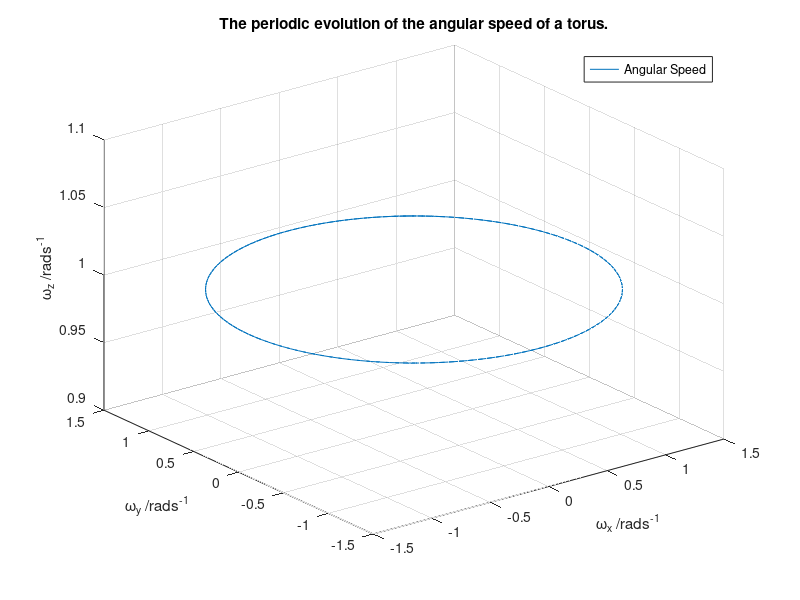

MATLAB code to generate this figure:
%set initial variables
h = 0.05;
t = 16;
nmax = t / h;
a = 1;
c = 4;
M = 3.14;
%
wx = zeros(1,nmax);
wy = zeros(1,nmax);
wz = zeros(1,nmax);

wdotx = zeros(1,nmax);
wdoty = zeros(1,nmax);
wdotz = zeros(1,nmax);

%impulses
I1 = M * (((5/8) * a^2) + ((1 / 2) * c^2));
I2 = M * (((5/8) * a^2) + ((1 / 2) * c^2));
I3 = M * (((3/4) * a^2) + c^2);
I = [I1, 0, 0, 
    0, I2, 0, 
    0, 0, I3];

y1 = (I3 - I2) / I1;
y2 = (I1 - I3) / I2;
y3 = (I2 - I1) / I3;

%torus
[u, v] = meshgrid(0:pi / 24:(2 * pi));
x = (c + a * cos(v)).* cos(u);
y = (c + a * cos(v)).* sin(u);
z = a * sin(v);

%initial rotational velocity values
wx(1) = 1;
wy(1) = 1;
wz(1) = 1;
wdotx(1) = 1;
wdoty(1) = 1;
wdotz(1) = 1;
n = 1;
%for each time step (16 seconds total)
while n < nmax
    
    %runge-kutta series based on eulers equations 
    %step 1
    kx1 = h * -y1 * wy(n) * wz(n);
    ky1 = h * -y2 * wx(n) * wz(n);
    kz1 = h * -y3 * wx(n) * wy(n);

    %step 2
    kx2 = h * -y1 * ( wy(n) + 0.5 * ky1) * ( wz(n) + 0.5 * kz1);
    ky2 = h * -y2 * ( wx(n) + 0.5 * kx1) * ( wz(n) + 0.5 * kz1);
    kz2 = h * -y3 * ( wx(n) + 0.5 * kx1) * ( wy(n) + 0.5 * ky1);

    %step 3
    kx3 = h * -y1 * ( wy(n) + 0.5 * ky2 ) * ( wz(n) + 0.5 * kz2 );
    ky3 = h * -y2 * ( wx(n) + 0.5 * kx2 ) * ( wz(n) + 0.5 * kz2 );
    kz3 = h * -y3 * ( wx(n) + 0.5 * kx2 ) * ( wy(n) + 0.5 * ky2 );

    %step 4
    kx4 = h * -y1 * ( wy(n) + ky3 ) * (wz(n) + kz3 );
    ky4 = h * -y2 * ( wx(n) + kx3 ) * (wz(n) + kz3 );
    kz4 = h * -y3 * ( wx(n) + kx3 ) * (wy(n) + ky3 );

    %Add change in velocity to previous value to get the next value
    wx(n+1) = wx(n) + kx1 / 6 + kx2 / 3 + kx3 / 3 + kx4 / 6;
    wy(n+1) = wy(n) + ky1 / 6 + ky2 / 3 + ky3 / 3 + ky4 / 6;
    wz(n+1) = wz(n) + kz1 / 6 + kz2 / 3 + kz3 / 3 + kz4 / 6;

    %set wdot values
    wdotx(n+1) = wx(n + 1);
    wdoty(n+1) = wy(n + 1);
    wdotz(n+1) = wz(n + 1);

    %
    n = n + 1;

end;

%plot 3 dimensional line to show velocity over time
plot = plot3(wdotx, wdoty, wdotz);

%set labels and title
clear title xlabel ylabel zlabel;
xlabel('\omega_x /rads^{-1}');
ylabel('\omega_y /rads^{-1}');
zlabel('\omega_z /rads^{-1}');
title('The periodic evolution of the angular speed of a torus.');
legend(plot, 'Angular Speed');
grid on;